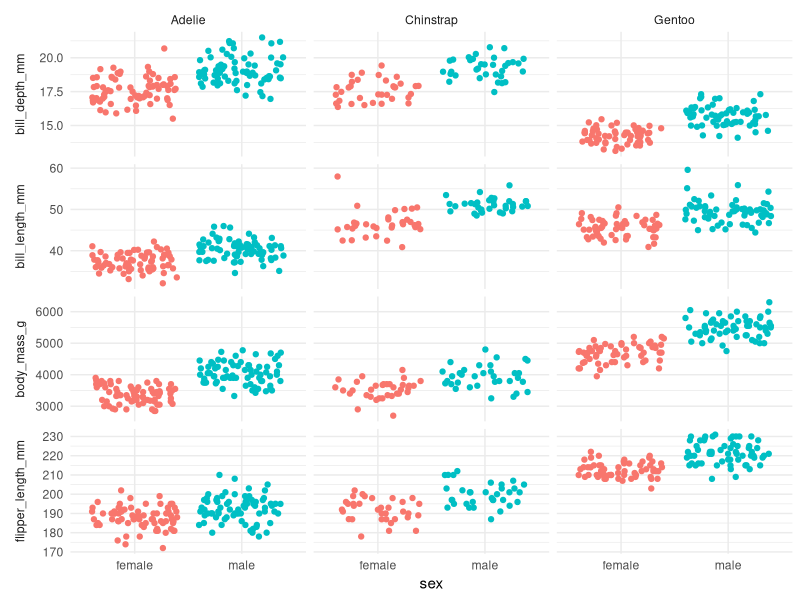
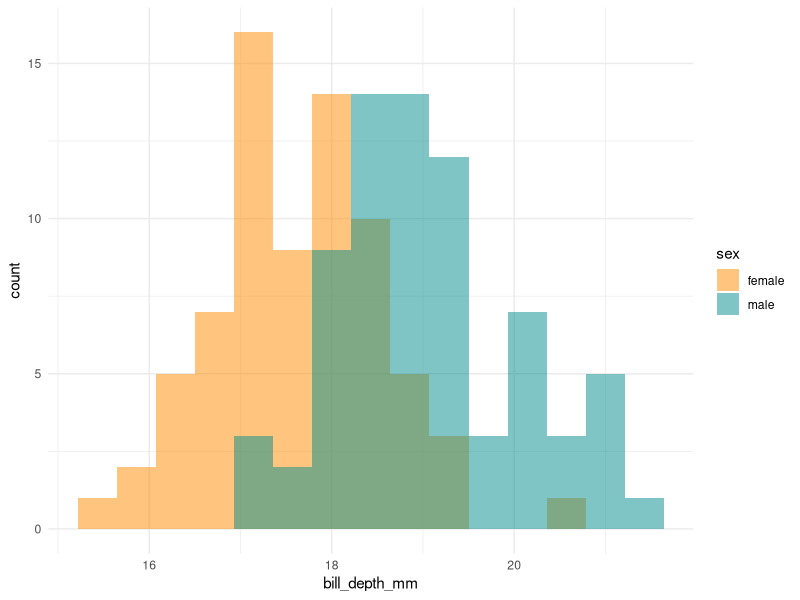
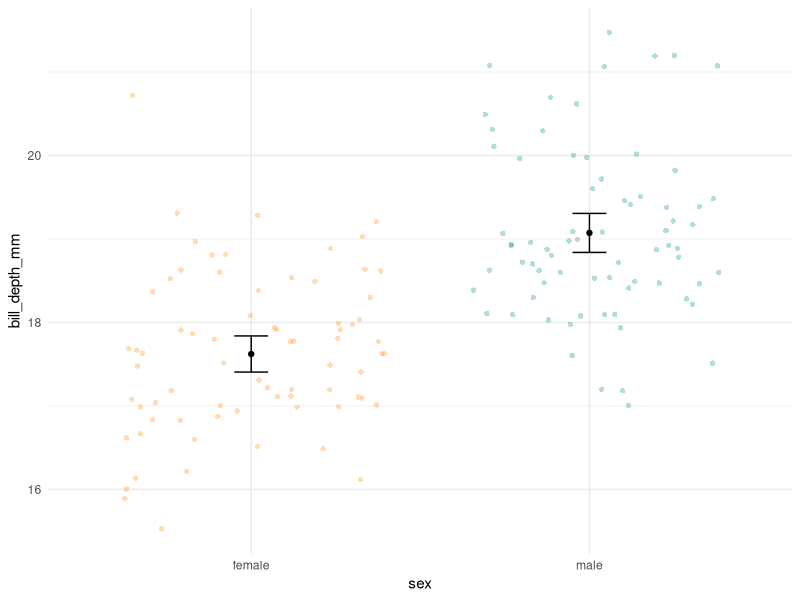

These charts were generated, in order, by the following R code:
## ---- chunk 1
# install.packages("palmerpenguins")
## ---- chunk 2
library(tidyverse)
library(palmerpenguins)
## ---- chunk 3
data("penguins")
## ---- chunk 4
head(penguins)
## ---- chunk 5
str(penguins)
## ---- chunk 6
penguins %>% 
  select(
    species,
    sex,
    bill_length_mm, 
    bill_depth_mm, 
    flipper_length_mm, 
    body_mass_g
  ) %>% 
  pivot_longer(
    col = where(is.numeric),
    names_to = "variable", 
    values_to = "value"
  ) %>% 
  filter(complete.cases(.)) %>% 
  ggplot(mapping = aes(x = sex, y = value)) +
  geom_jitter(aes(color = sex)) +
  facet_grid(variable ~ species, scales = "free_y", switch = "y") +
  labs(y = NULL) +
  guides(color = "none") +
  theme_minimal() +
  theme(strip.placement = "outside")
## ---- chunk 7
adelie_bill_depth <-
  penguins %>% 
  filter(species == "Adelie") %>% 
  select(sex, bill_depth_mm) %>% 
  filter(complete.cases(.)) %>% 
  print()
## ---- chunk 8
adelie_bill_depth %>% 
  ggplot(aes(x = bill_depth_mm)) +
  geom_histogram(
    aes(fill = sex), 
    bins = 15, 
    alpha = 0.5, 
    position = "identity"
  ) +
  scale_fill_manual(values = c("darkorange","cyan4")) +
  theme_minimal()
## ---- chunk 9
adelie_bill_depth_summary <-
  adelie_bill_depth %>% 
  group_by(sex) %>% 
  summarize(
    n = n(),
    mean = mean(bill_depth_mm),
    sd = sd(bill_depth_mm),
    sem = sd/sqrt(n),
    upper = mean + 1.96 * sem,
    lower = mean - 1.96 * sem
  ) %>% 
  print()
## ---- chunk 10
adelie_bill_depth %>% 
  ggplot(aes(x = sex, y = bill_depth_mm)) +
  geom_jitter(aes(color = sex), 
              shape = 16, alpha = 0.3, width = 0.4) +
  geom_errorbar(aes(y = mean, ymax = upper, ymin = lower), 
                data = adelie_bill_depth_summary, width = .1) +
  geom_point(aes(y = mean), 
             data = adelie_bill_depth_summary) +
  scale_color_manual(values = c("darkorange","cyan4")) +
  theme_minimal() +
  guides(color = "none")
## ---- chunk 11
t.test(formula = bill_depth_mm ~ sex, data = adelie_bill_depth)
